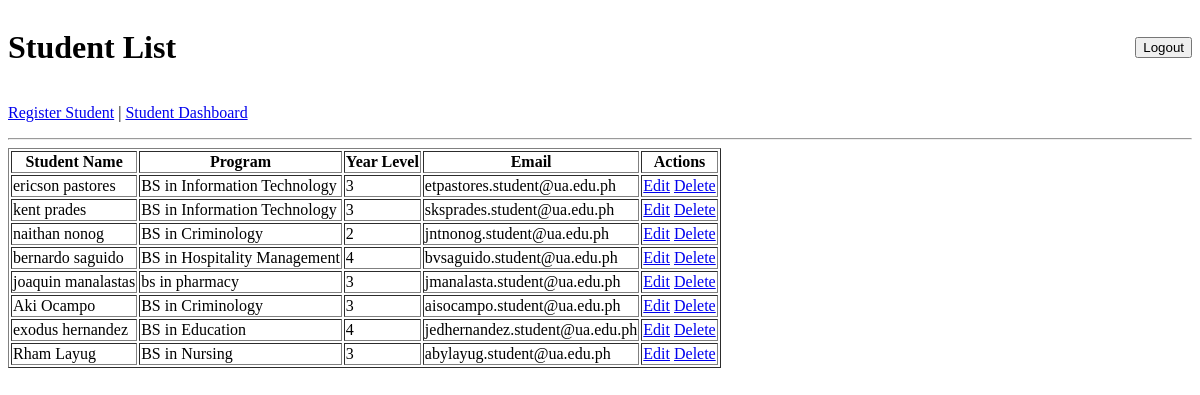
Before: / with the older database file.
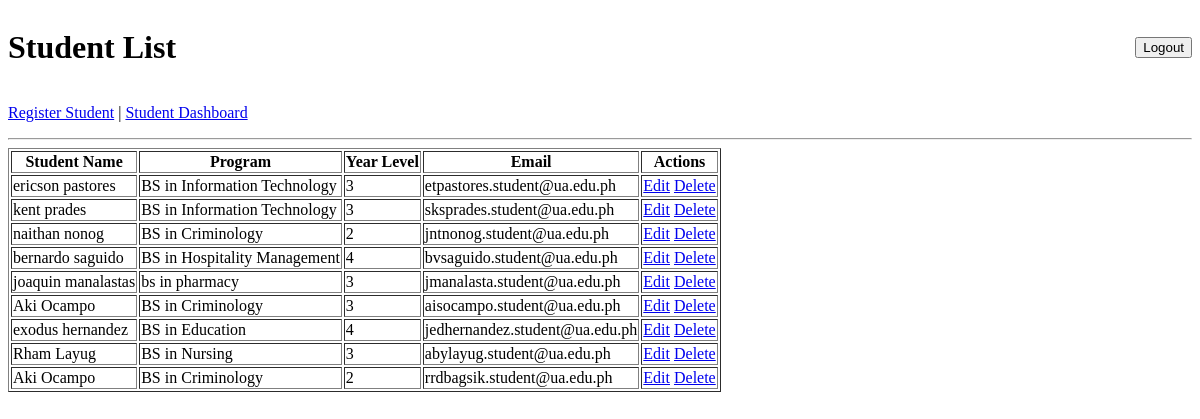
After: the same page with the newer database file.
### registration/models.py (models this page shows, shortened)
class Student(models.Model):
    student_name = models.CharField(max_length=100)
    program = models.CharField(max_length=100)
    year_level = models.IntegerField()
    email = models.EmailField()

### registration/views.py (the view)
# urls.py: path('', views.student_list, name='student_list'),
def student_list(request):
    students = Student.objects.all()
    return render(request, 'registration/student_list.html', {'students': students})

### registration/templates/registration/student_list.html (shortened to what this page needs)
{% load static %}
<!DOCTYPE html>
<html>
<head>
</head>
<body>
    <div style="display: flex; justify-content: space-between; align-items: center;">
        <h1>Student List</h1>
        <form action="{% url 'logout' %}" method="post" style="margin: 0;">
            <button type="submit">
                Logout
            </button>
        </form>
    </div>
    <p>
        <a href="{% url 'student_create' %}">Register Student</a> |
        <a href="{% url 'student_dashboard' %}">Student Dashboard</a>
    </p>
    <hr>
    <table border="1">
        <thead>
            <tr>
                <th>Student Name</th>
                <th>Program</th>
                <th>Year Level</th>
                <th>Email</th>
                <th>Actions</th>
            </tr>
        </thead>
        <tbody>
            {% for student in students %}
                <tr>
                    <td>{{ student.student_name }}</td>
                    <td>{{ student.program }}</td>
                    <td>{{ student.year_level }}</td>
                    <td>{{ student.email }}</td>
                    <td>
                        <a href="{% url 'student_update' student.pk %}">Edit</a>
                        <a href="{% url 'student_delete' student.pk %}">Delete</a>
                    </td>
                </tr>
            {% empty %}
                <tr>
                    <td colspan="5">No students registered yet.</td>
                </tr>
            {% endfor %}
        </tbody>
    </table>
</body>
</html>

Changed rows visible on the page:
added Student: student_name "Aki Ocampo", program "BS in Criminology", year_level "2", email "rrdbagsik.student@ua.edu.ph"
